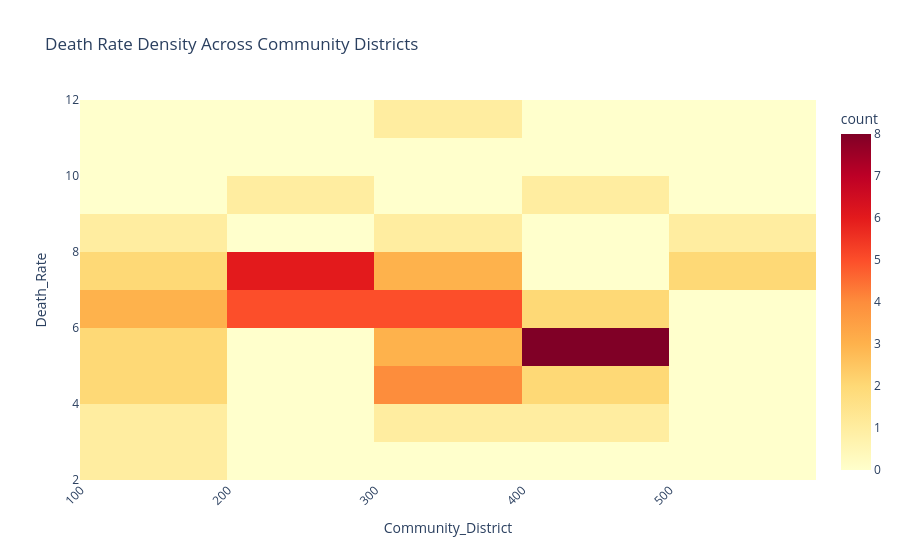

The notebook cell saved with this chart:
### Code cell
fig = px.density_heatmap(
    deathrate_df,
    x='Community_District',
    y='Death_Rate',
    nbinsy=10,
    title='Death Rate Density Across Community Districts',
    color_continuous_scale='YlOrRd'
)

fig.update_layout(
    template='plotly_white',
    xaxis_tickangle=-45
    )

fig.show()

### Figure 1 — Plotly figure (JSON) as saved in the notebook; plotly's stock layout.template omitted (floating-point values rounded to 4 significant figures)
{"data": [{"coloraxis": "coloraxis", "hovertemplate": "Community_District=%{x}<br>Death_Rate=%{y}<br>count=%{z}<extra></extra>", "name": "", "nbinsy": 10, "type": "histogram2d", "x": [101, 102, 103, 104, 105, 106, 107, 108, 109, 110, 111, 112, 201, 202, 203, 204, 205, 206, 207, 208, 209, 210, 211, 212, 301, 302, 303, 304, 305, 306, 307, 308, 309, 310, 311, 312, 313, 314, 315, 316, 317, 318, 401, 402, 403, 404, 405, 406, 407, 408, 409, 410, 411, 412, 413, 414, 501, 502, 503], "xaxis": "x", "xbingroup": "x", "y": [2.309, 4.305, 7.889, 5.154, 3.994, 4.775, 6.618, 6.246, 5.83, 7.268, 8.969, 6.676, 7.332, 7.401, 7.157, 6.554, 6.547, 7.555, 6.457, 9.063, 6.603, 7.9, 7.671, 6.771, 3.797, 5.038, 5.464, 4.265, 6.915, 4.485, 4.841, 5.607, 7.069, 6.835, 6.602, 4.48, 11.89, 6.186, 7.941, 8.284, 7.178, 6.869, 5.305, 3.972, 4.539, 4.425, 5.551, 6.763, 6.692, 5.564, 5.267, 5.935, 5.384, 5.775, 5.763, 9.229, 7.545, 8.978, 7.619], "yaxis": "y", "ybingroup": "y"}], "layout": {"coloraxis": {"autocolorscale": false, "colorbar": {"title": {"text": "count"}}, "colorscale": [[0, "rgb(255,255,204)"], [0.125, "rgb(255,237,160)"], [0.25, "rgb(254,217,118)"], [0.375, "rgb(254,178,76)"], [0.5, "rgb(253,141,60)"], [0.625, "rgb(252,78,42)"], [0.75, "rgb(227,26,28)"], [0.875, "rgb(189,0,38)"], [1, "rgb(128,0,38)"]]}, "legend": {"tracegroupgap": 0}, "title": {"text": "Death Rate Density Across Community Districts"}, "xaxis": {"anchor": "y", "domain": [0, 1], "tickangle": -45, "title": {"text": "Community_District"}}, "yaxis": {"anchor": "x", "domain": [0, 1], "title": {"text": "Death_Rate"}}}}
